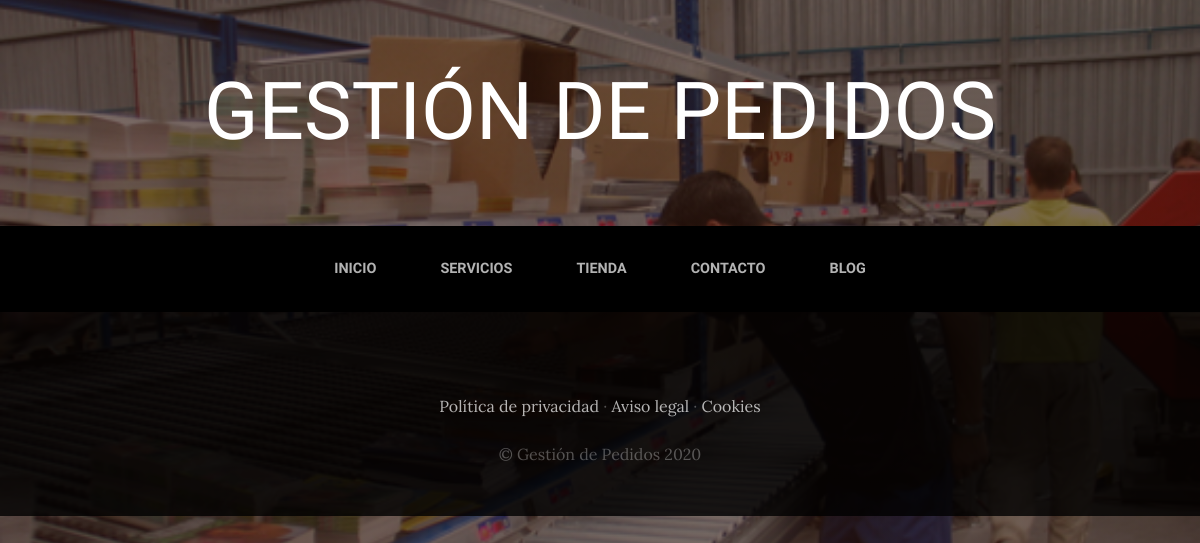
The page /servicios/ on the database as committed earlier.
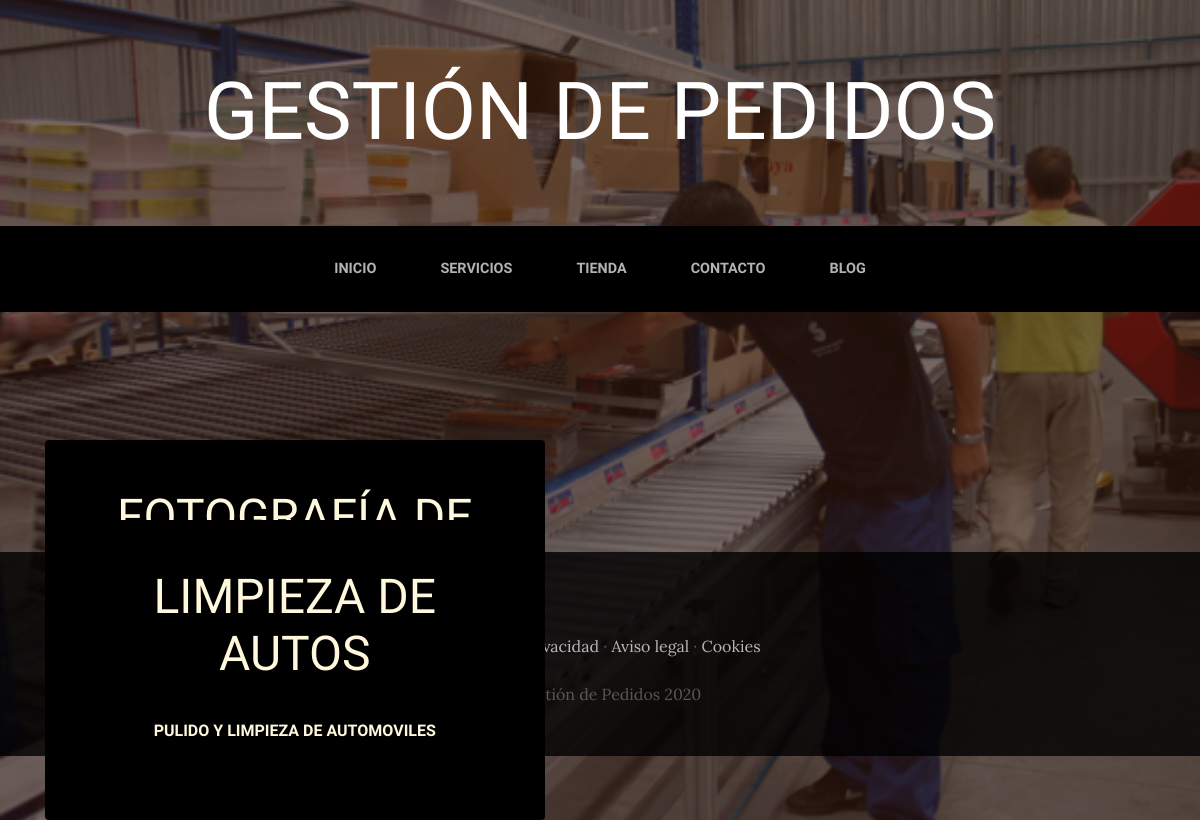
The same page on the database as committed later.
### serviciosApp/models.py (models this page shows, shortened)
class Servicio(models.Model):
    titulo = models.CharField(max_length=50)
    contenido = models.CharField(max_length=50)
    imagen = models.ImageField(upload_to='servicios')
    created = models.DateTimeField(auto_now_add=True)
    updated = models.DateTimeField(auto_now_add=True)
    class Meta:
        verbose_name = 'servicio'
        verbose_name_plural = 'servicios'

### serviciosApp/views.py (the view)
# urls.py: path('servicios/', include('serviciosApp.urls')),
def servicios(request):
    servicios = Servicio.objects.all() #importa todos los servicios construidos en el modelo Servicio
    return render(request,'servicios/servicios.html', {'servicios':servicios})

### serviciosApp/templates/servicios/servicios.html (shortened to what this page needs)
<!DOCTYPE html>
<html lang="en">
<head>
    {% extends 'ProyectoWebApp/base.html' %}
    {%load static%}
    {% block content %}
    {%for servicio in servicios %}
    <section class="page-section clearfix">
        <div class="container">
          <div class="intro">
            <div class="intro-text left-5 text-center bg-faded p-5 rounded">
              <h2 class="section-heading mb-4" >
                <span class="section-heading-lower">{{servicio.titulo}}</span>
                <br>
                <span class="section-heading-upper">{{servicio.contenido}}</span>
              </h2>
            </div>
          </div>
        </div>
      </section>
    {% endfor %}
    {% endblock %}

### proyectoWebApp/templates/ProyectoWebApp/base.html (shortened to what this page needs)
<html>
<head>
    {% load static %}
    <link href="{% static 'ProyectoWebApp/vendor/bootstrap/css/bootstrap.min.css' %}" rel="stylesheet">
    <link href="{% static 'ProyectoWebApp/css/gestion.css'%}" rel="stylesheet">
</head>
<body>
    <h1 class="site-heading text-center text-white d-none d-lg-block">
        <span class="site-heading-lower">Gestión de Pedidos</span>
      </h1>
 <nav class="navbar navbar-expand-lg navbar-dark py-lg-4" id="mainNav">
    <div class="container">
      <div class="collapse navbar-collapse" id="navbarResponsive">
        <ul class="navbar-nav mx-auto">
          <li class="nav-item {%if request.path == '/' %} active {% endif %} px-lg-4">
            <a class="nav-link text-uppercase text-expanded" href="{% url 'Inicio' %}">Inicio</a>
          </li>
          <li class="nav-item {%if request.path == '/servicios' %} active {% endif %} px-lg-4">
            <a class="nav-link text-uppercase text-expanded" href="{% url 'Servicios' %}">Servicios</a>
          </li>
          <li class="nav-item {%if request.path == '/tienda' %} active {% endif %} px-lg-4">
            <a class="nav-link text-uppercase text-expanded" href="{% url 'Tienda' %}">Tienda</a>
          </li>
          <li class="nav-item {%if request.path == '/contacto' %} active {% endif %} px-lg-4">
            <a class="nav-link text-uppercase text-expanded" href="{% url 'Contacto' %}">Contacto</a>
          </li>
          <li class="nav-item {%if request.path == '/blog' %} active {% endif %} px-lg-4">
            <a class="nav-link text-uppercase text-expanded" href="{% url 'Blog' %}">Blog</a>
          </li>
        </ul>
      </div>
    </div>
  </nav>
    {% block content %}
    {% endblock %}
    <footer class="footer text-faded text-center py-5">
      <div class="container">
        <p class="m-0 mbt">
        	<a href="sample.html" class="link">Política de privacidad</a> ·
        	<a href="sample.html" class="link">Aviso legal</a> ·
        	<a href="sample.html" class="link">Cookies</a>
		</p>
        <p class="m-0 mbt1">&copy; Gestión de Pedidos 2020</p>
      </div>
	</footer>
</body>
</html>

### proyectoWebApp/static/ProyectoWebApp/css/gestion.css (style rules this page uses)
body { font-family: 'Lora'; background: linear-gradient(rgba(47, 23, 15, 0.65), rgba(47, 23, 15, 0.65)), url("../img/bg_main.jpg"); background-attachment: fixed; background-position: center; background-size: cover; }
h1, h2, h3, h4, h5, h6 { font-family: 'Raleway'; }
p { line-height: 1.75; }
.text-faded { color: rgba(255, 255, 255, 0.3); }
.site-heading { margin-top: 5rem; margin-bottom: 5rem; text-transform: uppercase; line-height: 1; font-family: 'Raleway'; }
.site-heading .site-heading-lower { font-size: 5rem; font-weight: 100; line-height: 4rem; }
.page-section { margin-top: 5rem; margin-bottom: 5rem; }
.section-heading { text-transform: uppercase; }
.section-heading .section-heading-upper { display: block; font-size: 1rem; font-weight: 800; padding-bottom:.5rem; }
.section-heading .section-heading-lower { display: block; font-size: 3rem; font-weight: 100; }
.bg-faded { background-color: rgba(255, 255, 255, 0.85); }
#mainNav { background-color: rgb(0, 0, 0); font-family: 'Raleway'; }
#mainNav .navbar-nav .nav-item .nav-link { color: rgba(255, 255, 255, 0.7); font-weight: 800; }
@media (min-width: 992px) { #mainNav .navbar-nav .nav-item .nav-link { font-size: 0.9rem; } }
.intro { position: relative; }
@media (min-width: 992px) { .intro .intro-text { left: 600; width: 60%; margin-top: 3rem; background-color: rgb(0, 0, 0); color: cornsilk; position: absolute; } }
@media (min-width: 1200px) { .intro .intro-text { width: 45%; } }
.footer { background-color: rgba(0, 0, 0, 0.8); }
.mbt { padding-top: 2rem; }
.mbt1 { padding-top: 1.25rem; }
a.link { color: rgba(255, 255, 255, 0.7); }

Rows that differ between the two databases and show on the page:
added Servicio: titulo "FOTOGRAFÍA DE…"
added Servicio: titulo "LIMPIEZA DE AUTOS", contenido "PULIDO Y LIMPIEZA DE AUTOMOVILES"
